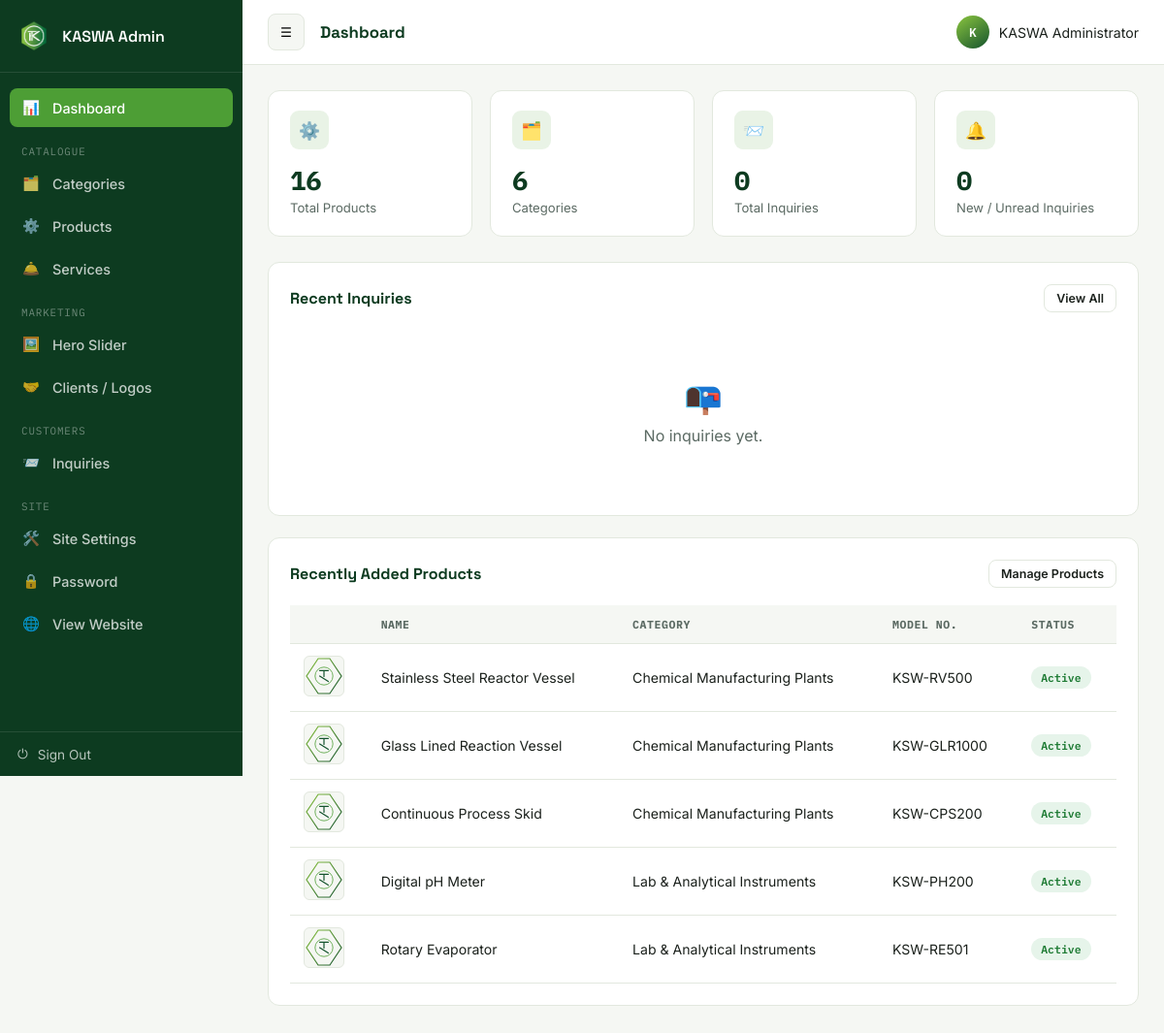
Page /admin/dashboard.php (signed in) on the committed database.
### tables this page shows
CREATE TABLE `products` (
  `id` int(11) NOT NULL,
  `category_id` int(11) NOT NULL,
  `name` varchar(200) NOT NULL,
  `slug` varchar(220) NOT NULL,
  `model_no` varchar(100) DEFAULT NULL,
  `short_description` varchar(300) DEFAULT NULL,
  `description` text DEFAULT NULL,
  `specifications` text DEFAULT NULL,
  `image` varchar(255) DEFAULT NULL,
  `is_featured` tinyint(1) DEFAULT 0,
  `status` tinyint(1) DEFAULT 1,
  `created_at` timestamp NOT NULL DEFAULT current_timestamp()
);

CREATE TABLE `categories` (
  `id` int(11) NOT NULL,
  `name` varchar(150) NOT NULL,
  `slug` varchar(160) NOT NULL,
  `description` text DEFAULT NULL,
  `icon` varchar(100) DEFAULT 'flask',
  `image` varchar(255) DEFAULT NULL,
  `sort_order` int(11) DEFAULT 0,
  `status` tinyint(1) DEFAULT 1,
  `created_at` timestamp NOT NULL DEFAULT current_timestamp()
);

### admin/includes/auth.php (called while the page is built, shortened)
<?php
function product_thumb_admin(?string $image): string
{
    return 'assets/images/product-placeholder.svg';
}

### admin/dashboard.php (the view, shortened to what this page needs)
<?php
require_once __DIR__ . '/includes/auth.php';
$totalProducts = $pdo->query("SELECT COUNT(*) FROM products")->fetchColumn();
$totalCategories = $pdo->query("SELECT COUNT(*) FROM categories")->fetchColumn();
$totalInquiries = $pdo->query("SELECT COUNT(*) FROM inquiries")->fetchColumn();
$newInquiries = $pdo->query("SELECT COUNT(*) FROM inquiries WHERE status = 'new'")->fetchColumn();
$recentInquiries = $pdo->query("SELECT * FROM inquiries ORDER BY created_at DESC LIMIT 6")->fetchAll();
$recentProducts = $pdo->query("SELECT p.*, c.name AS category_name FROM products p JOIN categories c ON c.id = p.category_id ORDER BY p.created_at DESC LIMIT 5")->fetchAll();
require_once __DIR__ . '/includes/page-head.php';
?>
<div class="stat-grid">
    <div class="stat-card">
        <div class="stat-icon">⚙️</div>
        <strong><?= (int)$totalProducts ?></strong>
        <span>Total Products</span>
    </div>
    <div class="stat-card">
        <div class="stat-icon">🗂️</div>
        <strong><?= (int)$totalCategories ?></strong>
        <span>Categories</span>
    </div>
    <div class="stat-card">
        <div class="stat-icon">📨</div>
        <strong><?= (int)$totalInquiries ?></strong>
        <span>Total Inquiries</span>
    </div>
    <div class="stat-card">
        <div class="stat-icon">🔔</div>
        <strong><?= (int)$newInquiries ?></strong>
        <span>New / Unread Inquiries</span>
    </div>
</div>
<div class="card">
    <div class="card-head">
        <h3>Recent Inquiries</h3>
        <a href="inquiries.php" class="btn btn-outline btn-sm">View All</a>
    </div>
    <?php if (empty($recentInquiries)): ?>
        <div class="empty-state"><div class="icon">📭</div>No inquiries yet.</div>
    <?php endif; ?>
</div>
<div class="card">
    <div class="card-head">
        <h3>Recently Added Products</h3>
        <a href="products.php" class="btn btn-outline btn-sm">Manage Products</a>
    </div>
    <?php if (empty($recentProducts)): ?>
        <div class="empty-state"><div class="icon">📦</div>No products yet.</div>
    <?php else: ?>
    <table class="data-table">
        <thead><tr><th></th><th>Name</th><th>Category</th><th>Model No.</th><th>Status</th></tr></thead>
        <tbody>
        <?php foreach ($recentProducts as $p): ?>
            <tr>
                <td><img class="thumb-sm" src="../<?= htmlspecialchars(product_thumb_admin($p['image'])) ?>" alt=""></td>
                <td><?= htmlspecialchars($p['name']) ?></td>
                <td><?= htmlspecialchars($p['category_name']) ?></td>
                <td><?= htmlspecialchars($p['model_no']) ?></td>
                <td><span class="badge-pill <?= $p['status'] ? 'badge-green' : 'badge-gray' ?>"><?= $p['status'] ? 'Active' : 'Hidden' ?></span></td>
            </tr>
        <?php endforeach; ?>
        </tbody>
    </table>
    <?php endif; ?>
</div>
<?php require_once __DIR__ . '/includes/page-foot.php'; ?>

### admin/assets/css/admin.css (style rules this page uses)
:root { --forest: #14532d; --forest-dark: #0d3b20; --leaf: #4d9e35; --lime: #8bc53f; --graphite: #1b211c; --paper: #f5f7f3; --steel: #5b6a63; --steel-light: #e2e8de; --white: #ffffff; --danger: #d1453b; --sidebar-w: 250px; --sidebar-w-collapsed: 76px; --font-display: 'Space Grotesk', sans-serif; --font-body: 'Inter', sans-serif; --font-mono: 'IBM Plex Mono', monospace; }
* { box-sizing: border-box; }
body { margin: 0; font-family: var(--font-body); background: var(--paper); color: var(--graphite); }
a { text-decoration: none; color: inherit; }
h1,h2,h3,h4 { font-family: var(--font-display); margin: 0 0 .4em; }
.btn { display: inline-flex; align-items: center; gap: 7px; padding: 10px 18px; border-radius: 8px; font-weight: 600; font-size: 0.88rem; border: 1px solid transparent; cursor: pointer; font-family: var(--font-body); transition: all .15s ease; }
.btn-outline { border-color: var(--steel-light); background: var(--white); color: var(--graphite); }
.btn-sm { padding: 6px 12px; font-size: 0.78rem; }
.stat-grid { display: grid; grid-template-columns: repeat(4, 1fr); gap: 18px; margin-bottom: 26px; }
.stat-card { background: var(--white); border: 1px solid var(--steel-light); border-radius: 12px; padding: 20px 22px; }
.stat-card .stat-icon { width: 40px; height: 40px; border-radius: 9px; display: flex; align-items: center; justify-content: center; background: rgba(77,158,53,0.12); color: var(--leaf); margin-bottom: 14px; font-size: 1.1rem; }
.stat-card strong { display: block; font-family: var(--font-mono); font-size: 1.7rem; color: var(--forest-dark); }
.stat-card span { font-size: 0.82rem; color: var(--steel); }
.card { background: var(--white); border: 1px solid var(--steel-light); border-radius: 12px; padding: 22px; margin-bottom: 22px; }
.card-head { display: flex; align-items: center; justify-content: space-between; margin-bottom: 18px; flex-wrap: wrap; gap: 10px; }
.card-head h3 { font-size: 1rem; color: var(--forest-dark); margin: 0; }
table.data-table { width: 100%; border-collapse: collapse; font-size: 0.88rem; }
table.data-table th { text-align: left; padding: 12px 14px; background: var(--paper); font-family: var(--font-mono); font-size: 0.72rem; text-transform: uppercase; letter-spacing: 0.05em; color: var(--steel); border-bottom: 1px solid var(--steel-light); }
table.data-table td { padding: 12px 14px; border-bottom: 1px solid var(--steel-light); vertical-align: middle; }
.thumb-sm { width: 42px; height: 42px; border-radius: 6px; object-fit: contain; background: var(--paper); border: 1px solid var(--steel-light); }
.badge-pill { display: inline-block; padding: 4px 10px; border-radius: 20px; font-size: 0.72rem; font-weight: 600; font-family: var(--font-mono); }
.badge-green { background: #e6f4ea; color: #1e7b34; }
.empty-state { text-align: center; padding: 50px 20px; color: var(--steel); }
.empty-state .icon { font-size: 2rem; margin-bottom: 10px; }

### rows in the picture
products: name "Stainless Steel Reactor Vessel", category.name "Chemical Manufacturing Plants", model_no "KSW-RV500", status "Active"
products: name "Glass Lined Reaction Vessel", category.name "Chemical Manufacturing Plants", model_no "KSW-GLR1000", status "Active"
products: name "Continuous Process Skid", category.name "Chemical Manufacturing Plants", model_no "KSW-CPS200", status "Active"
products: name "Digital pH Meter", category.name "Lab & Analytical Instruments", model_no "KSW-PH200", status "Active"
products: name "Rotary Evaporator", category.name "Lab & Analytical Instruments", model_no "KSW-RE501", status "Active"

### other values in the picture
$page_title "Dashboard"
substr(admin_name(), 0, 1) "K"
admin_name() "KASWA Administrator"
$totalProducts "16"
$totalCategories "6"
$totalInquiries "0"
$newInquiries "0"
